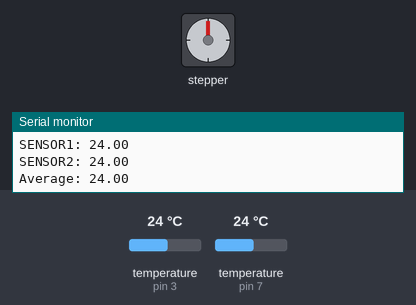
Simulated run of this sketch. Board: Arduino Uno, built with avr-gcc and run on an emulated ATmega328P. Shown: stepper motor, the last lines printed to the serial monitor. Inputs (shaded band) come from the test bench; at power-on: temperature (sensors on pin 3, pin 7) 24 °C. Stepper angles assume 2048 steps per turn.

Above: at 3.8 s.
3.9 s: temperature (sensor on pin 3) set to 35.4 °C
6.1 s: temperature (sensor on pin 3) set to 36.5 °C
At 6.6 s:
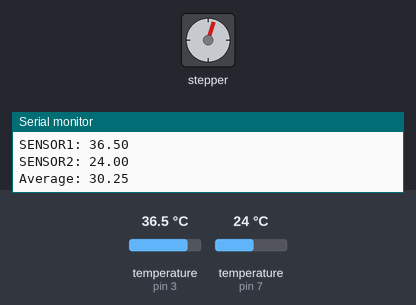
At 9.1 s:
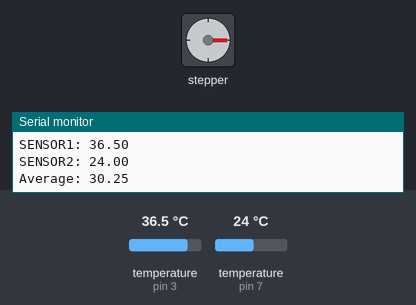
9.6 s: temperature (sensor on pin 7) set to 22.6 °C
At 11.17 s:
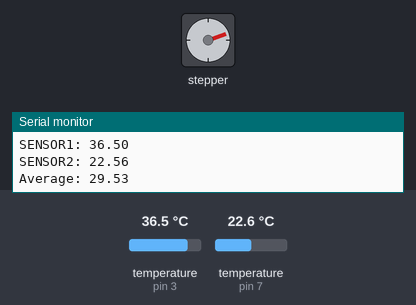
Timing chart, 0 to 13.7 s (numbered marks = the images above; inputs shaded):
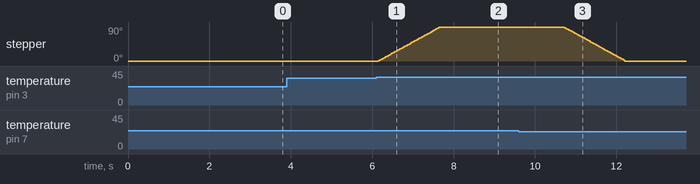

The sketch:

Jan13.ino
```cpp
#include <DallasTemperature.h>
#include <Wire.h>
#include <Stepper.h>

const byte oneWireAPin = 3;
const byte oneWireBPin = 7;

const int StepsPerRevolution = 2048; // Full revolution
const int StepsPer90Degrees = StepsPerRevolution / 4; // 90-degree rotation

int tempThreshold = 30; // Temperature threshold
int hysteresis = 2;      // Hysteresis range
int rpm = 10;            // Stepper motor speed in RPM

int currentPosition = 0; // Current position of the stepper motor in steps
bool aboveThreshold = false; // State to track if the last reading was above threshold

OneWire oneWireA(oneWireAPin);
OneWire oneWireB(oneWireBPin);

Stepper myStepper(StepsPerRevolution, 8, 10, 9, 11);

DallasTemperature sensorsA(&oneWireA);
DallasTemperature sensorsB(&oneWireB);

void setup() {
    myStepper.setSpeed(rpm);
    Serial.begin(9600);
    sensorsA.begin();
    sensorsB.begin();
}

void loop() {
    // Request temperatures
    sensorsA.requestTemperatures();
    sensorsB.requestTemperatures();

    // Get temperatures from sensors
    float tempC1 = sensorsA.getTempCByIndex(0);
    float tempC2 = sensorsB.getTempCByIndex(0);

    // Validate sensor readings
    if (tempC1 == DEVICE_DISCONNECTED_C) tempC1 = tempC2;
    if (tempC2 == DEVICE_DISCONNECTED_C) tempC2 = tempC1;

    // Calculate average temperature
    double avg = (tempC1 + tempC2) / 2;

    // Print temperature readings
    Serial.print("SENSOR1: ");
    Serial.println(tempC1);
    Serial.print("SENSOR2: ");
    Serial.println(tempC2);
    Serial.print("Average: ");
    Serial.println(avg);

    // Check temperature and control motor
    if (avg > tempThreshold&& !aboveThreshold && currentPosition < StepsPer90Degrees) {
        // Rotate forward 90 degrees
        myStepper.step(StepsPer90Degrees);
        currentPosition += StepsPer90Degrees;
        aboveThreshold = true; // Mark as above threshold
    } else if (avg < tempThreshold && aboveThreshold && currentPosition > -StepsPer90Degrees) {
        // Rotate backward 90 degrees
        myStepper.step(-StepsPer90Degrees);
        currentPosition -= StepsPer90Degrees;
        aboveThreshold = false; // Mark as below threshold
    }
}
```

Measured:
- the behaviour switches between 36 and 36.1 °C on temperature (sensor on pin 3) (found by bisection; images 0 and 1)
- the behaviour switches between 23.5 and 23.4 °C on temperature (sensor on pin 7) (found by bisection; images 2 and 3)
- after the input at 6.1 s, stepper: turns 90° clockwise in 1.5 s, starting after 0.05 s
- after the input at 9.6 s, stepper: turns 90° counter-clockwise in 1.5 s, starting after 1.1 s
